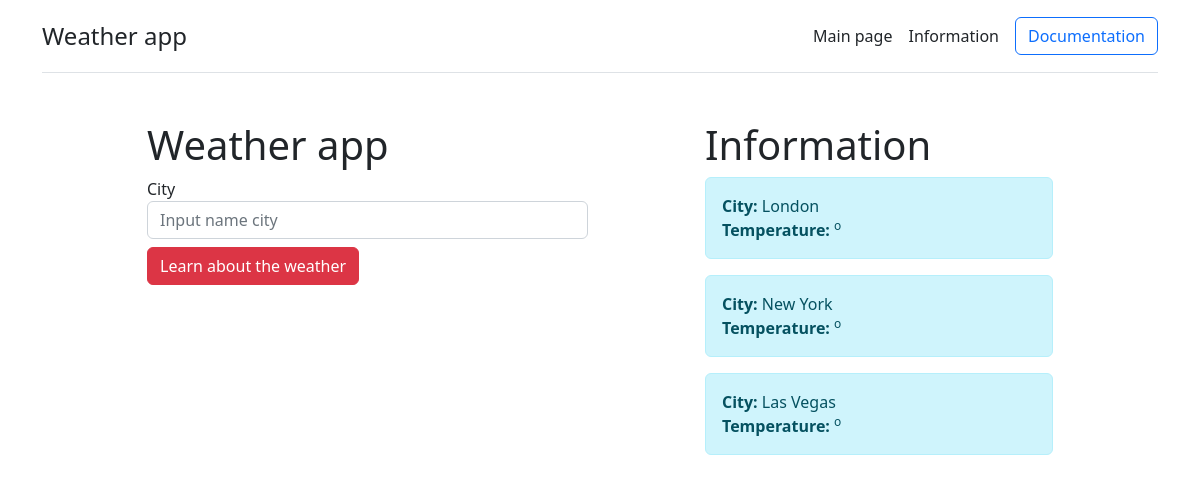
Before: / with the older database file.
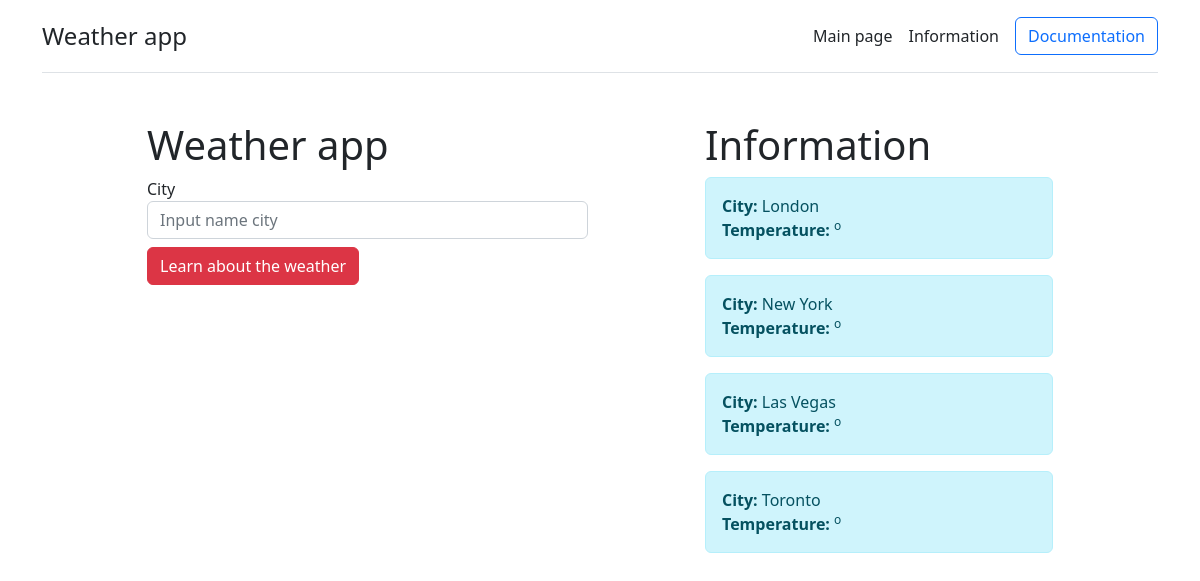
After: the same page with the newer database file.
### weather/models.py (models this page shows, shortened)
class City(models.Model):
    name = models.CharField(max_length=30)

### weather/views.py (the view)
# urls.py: path('', views.index),
def index(request):
    appid = '72b9615007389dcb29cff9e568aea91a'
    url = 'https://api.openweathermap.org/data/2.5/weather?q={}&units=metric&appid=' + appid
    if(request.method == 'POST'):
        form = CityForm(request.POST)
        form.save()
    form = CityForm()
    cities = City.objects.all()
    all_cities = []
    for city in cities:
        res = requests.get(url.format(city.name)).json()
        city_info = {
            'city': city.name,
            'temp': res["main"]["temp"],
            'icon': res["weather"][0]["icon"]
        }
        all_cities.append(city_info)
    context = {'all_info': all_cities, 'form': form}
    return render(request, 'weather/index.html', context)

### weather/forms.py
class CityForm(ModelForm):
    class Meta:
        model = City
        fields = ['name']
        widgets = {'name' : TextInput(attrs={
            'class': 'form-control',
            'name': 'city',
            'id': 'city',
            'placeholder': 'Input name city'
        })}

### weather/templates/weather/index.html (shortened to what this page needs)
<!doctype html>
<html lang="en">
<head>
    <link rel="stylesheet" href="https://cdn.jsdelivr.net/npm/bootstrap@5.2.3/dist/css/bootstrap.min.css">
</head>
<body>
<div class="container py-3">
  <header>
    <div class="d-flex flex-column flex-md-row align-items-center pb-3 mb-4 border-bottom">
      <a class="d-flex align-items-center text-dark text-decoration-none">
        <span class="fs-4">Weather app</span>
      </a>
      <nav class="d-inline-flex mt-2 mt-md-0 ms-md-auto">
        <a class="me-3 py-2 text-dark text-decoration-none" href="#">Main page</a>
        <a class="me-3 py-2 text-dark text-decoration-none" href="#">Information</a>
      </nav>
      <a class="btn btn-outline-primary" href="#">Documentation</a>
    </div>
      <div class="container mt-5">
          <div class="row">
              <div class="col-5 offset-1">
                  <h1>Weather app</h1>
                  <form action="" method="post">
                      <label for="city">City</label>
                      {{ form.name }}
                      <input type="submit" name="send" value="Learn about the weather" class="mt-2 btn btn-danger">
                  </form>
              </div>
              <div class="col-4 offset-1">
                  <h1>Information</h1>
                  {% for info in all_info %}
                  <div class="alert alert-info">
                      <b>City:</b> {{ info.city }}<br>
                      <b>Temperature:</b> {{ info.temp }}<sup>o</sup><br>
                  </div>
                  {% endfor %}
              </div>
          </div>
      </div>
</body>
</html>

Changed rows visible on the page:
added City: city "Toronto"
Other visible differences:
new list line: "City: Temperature: o"
